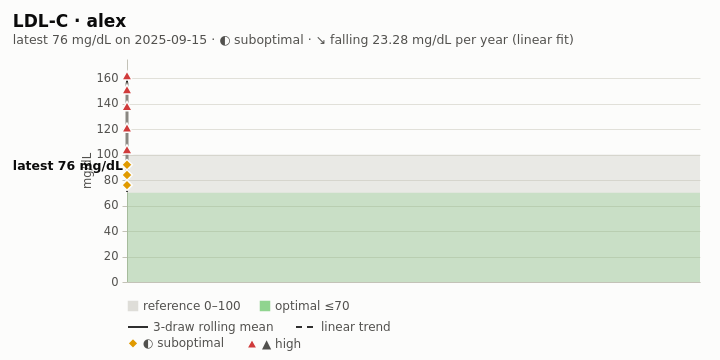

Describe this chart as a Vega-Lite specification.
### Vega-Lite specification from a JSON file in a GitHub repository (floating-point values rounded to 4 significant figures)
{"$schema": "https://vega.github.io/schema/vega-lite/v5.json", "description": "health-chart trend: one marker's draws as status shapes (glyph + word in the legend), a 3-draw rolling mean (solid) and a least-squares linear trend (dashed) whose slope is written out, reference and optimal bands shaded. Adapted from the Vega-Lite rolling-mean line (layer_line_rolling_mean_point_raw).", "width": 720, "height": 360, "autosize": {"type": "fit", "contains": "padding"}, "padding": {"left": 12, "right": 20, "top": 12, "bottom": 8}, "background": "#fcfcfb", "title": {"text": "LDL-C · alex", "subtitle": "latest 76 mg/dL on 2025-09-15 · ◐ suboptimal · ↘ falling 23.28 mg/dL per year (linear fit)", "anchor": "start", "offset": 12, "fontSize": 17, "subtitleFontSize": 12.5, "color": "#0b0b0b", "subtitleColor": "#52514e"}, "config": {"font": "DejaVu Sans", "view": {"stroke": null}, "axis": {"labelColor": "#52514e", "titleColor": "#52514e", "labelFontSize": 11.5, "titleFontSize": 11.5, "titleFontWeight": "normal", "gridColor": "#e1e0d9", "domainColor": "#c3c2b7", "tickColor": "#c3c2b7"}, "legend": {"labelColor": "#52514e", "labelFontSize": 12, "orient": "bottom", "direction": "horizontal", "title": null, "symbolSize": 110, "columnPadding": 18, "layout": {"bottom": {"anchor": "start", "direction": "vertical", "margin": 4}}}}, "data": {"values": [{"person": "alex", "marker": "ldl-c", "label": "LDL-C", "date": "2021-11-08", "value": 162, "unit": "mg/dL", "value_label": "162 mg/dL", "status": "high", "glyph": "▲", "status_label": "▲ high", "color": "#d03b3b", "rgb": 13646651, "shape": "triangle-up", "pt": 9, "ref_low": 0, "ref_high": 100, "opt_low": null, "opt_high": 70, "series": "alex", "latest": 0, "roll": 156.5, "fit": 160.3}, {"person": "alex", "marker": "ldl-c", "label": "LDL-C", "date": "2022-05-16", "value": 151, "unit": "mg/dL", "value_label": "151 mg/dL", "status": "high", "glyph": "▲", "status_label": "▲ high", "color": "#d03b3b", "rgb": 13646651, "shape": "triangle-up", "pt": 9, "ref_low": 0, "ref_high": 100, "opt_low": null, "opt_high": 70, "series": "alex", "latest": 0, "roll": 150.3, "fit": 148.3}, {"person": "alex", "marker": "ldl-c", "label": "LDL-C", "date": "2022-11-14", "value": 138, "unit": "mg/dL", "value_label": "138 mg/dL", "status": "high", "glyph": "▲", "status_label": "▲ high", "color": "#d03b3b", "rgb": 13646651, "shape": "triangle-up", "pt": 9, "ref_low": 0, "ref_high": 100, "opt_low": null, "opt_high": 70, "series": "alex", "latest": 0, "roll": 136.7, "fit": 136.7}, {"person": "alex", "marker": "ldl-c", "label": "LDL-C", "date": "2023-06-05", "value": 121, "unit": "mg/dL", "value_label": "121 mg/dL", "status": "high", "glyph": "▲", "status_label": "▲ high", "color": "#d03b3b", "rgb": 13646651, "shape": "triangle-up", "pt": 9, "ref_low": 0, "ref_high": 100, "opt_low": null, "opt_high": 70, "series": "alex", "latest": 0, "roll": 121, "fit": 123.8}, {"person": "alex", "marker": "ldl-c", "label": "LDL-C", "date": "2024-01-15", "value": 104, "unit": "mg/dL", "value_label": "104 mg/dL", "status": "high", "glyph": "▲", "status_label": "▲ high", "color": "#d03b3b", "rgb": 13646651, "shape": "triangle-up", "pt": 9, "ref_low": 0, "ref_high": 100, "opt_low": null, "opt_high": 70, "series": "alex", "latest": 0, "roll": 105.7, "fit": 109.5}, {"person": "alex", "marker": "ldl-c", "label": "LDL-C", "date": "2024-08-12", "value": 92, "unit": "mg/dL", "value_label": "92 mg/dL", "status": "suboptimal", "glyph": "◐", "status_label": "◐ suboptimal", "color": "#e09a00", "rgb": 14719488, "shape": "diamond", "pt": 13, "ref_low": 0, "ref_high": 100, "opt_low": null, "opt_high": 70, "series": "alex", "latest": 0, "roll": 93.33, "fit": 96.09}, {"person": "alex", "marker": "ldl-c", "label": "LDL-C", "date": "2025-03-10", "value": 84, "unit": "mg/dL", "value_label": "84 mg/dL", "status": "suboptimal", "glyph": "◐", "status_label": "◐ suboptimal", "color": "#e09a00", "rgb": 14719488, "shape": "diamond", "pt": 13, "ref_low": 0, "ref_high": 100, "opt_low": null, "opt_high": 70, "series": "alex", "latest": 0, "roll": 84, "fit": 82.71}, {"person": "alex", "marker": "ldl-c", "label": "LDL-C", "date": "2025-09-15", "value": 76, "unit": "mg/dL", "value_label": "76 mg/dL", "status": "suboptimal", "glyph": "◐", "status_label": "◐ suboptimal", "color": "#e09a00", "rgb": 14719488, "shape": "diamond", "pt": 13, "ref_low": 0, "ref_high": 100, "opt_low": null, "opt_high": 70, "series": "alex", "latest": 1, "roll": 80, "fit": 70.67}]}, "encoding": {"x": {"field": "date", "type": "temporal", "title": "", "scale": {"type": "utc", "domain": [1631491200000, 1762732800000]}, "axis": {"values": [1640995200000, 1672531200000, 1704067200000, 1735689600000], "format": "%Y", "formatType": "utc", "grid": false, "labelPadding": 6}}}, "layer": [{"data": {"values": [{"key": "reference", "label": "reference 0–100", "low": 0, "high": 100, "y": 0, "y2": 100, "color": "#b8b7ad", "opacity": 0.28}, {"key": "optimal", "label": "optimal ≤70", "low": null, "high": 70, "y": 0, "y2": 70, "color": "#0ca30c", "opacity": 0.14}]}, "mark": {"type": "rect"}, "encoding": {"x": null, "y": {"field": "y", "type": "quantitative", "scale": {"domain": [0, 175.0], "nice": false, "zero": false}}, "y2": {"field": "y2"}, "fill": {"field": "label", "type": "nominal", "scale": {"domain": ["reference 0–100", "optimal ≤70"], "range": ["#b8b7ad", "#0ca30c"]}, "legend": {"symbolType": "square", "symbolOpacity": 0.45}}, "opacity": {"field": "opacity", "type": "quantitative", "scale": null, "legend": null}}}, {"transform": [{"filter": "isValid(datum.fit)"}], "mark": {"type": "line", "strokeWidth": 2, "color": "#0b0b0b", "opacity": 0.85}, "encoding": {"y": {"field": "fit", "type": "quantitative", "title": "mg/dL", "scale": {"domain": [0, 175.0], "nice": false, "zero": false}, "axis": {"tickCount": 6, "labelPadding": 4}}, "strokeDash": {"datum": "linear trend", "type": "nominal", "scale": {"domain": ["3-draw rolling mean", "linear trend"], "range": [[1, 0], [6, 5]]}, "legend": {"symbolType": "stroke", "symbolStrokeColor": "#0b0b0b", "symbolStrokeWidth": 2, "symbolSize": 400, "labelLimit": 240}}}}, {"mark": {"type": "line", "strokeWidth": 3, "color": "#898781", "interpolate": "monotone"}, "encoding": {"y": {"field": "roll", "type": "quantitative"}, "strokeDash": {"datum": "3-draw rolling mean", "type": "nominal"}}}, {"mark": {"type": "point", "filled": true, "size": 110, "opacity": 1, "stroke": "#fcfcfb", "strokeWidth": 1.5}, "encoding": {"y": {"field": "value", "type": "quantitative"}, "color": {"field": "status_label", "type": "nominal", "scale": {"domain": ["◐ suboptimal", "▲ high"], "range": ["#e09a00", "#d03b3b"]}}, "shape": {"field": "status_label", "type": "nominal", "scale": {"domain": ["◐ suboptimal", "▲ high"], "range": ["diamond", "triangle-up"]}}, "tooltip": [{"field": "date", "type": "temporal", "format": "%Y-%m-%d", "formatType": "utc"}, {"field": "value_label", "title": "value"}, {"field": "status_label", "title": "status"}, {"field": "roll", "title": "3-draw mean"}, {"field": "fit", "title": "trend line"}]}}, {"data": {"values": [{"date": "2025-09-15", "value": 76, "text": "latest 76 mg/dL", "status_label": "◐ suboptimal", "color": "#e09a00"}]}, "mark": {"type": "text", "align": "right", "baseline": "bottom", "dx": -4, "dy": -12, "fontSize": 12.5, "fontWeight": "bold", "color": "#0b0b0b"}, "encoding": {"y": {"field": "value", "type": "quantitative"}, "text": {"field": "text"}}}]}
